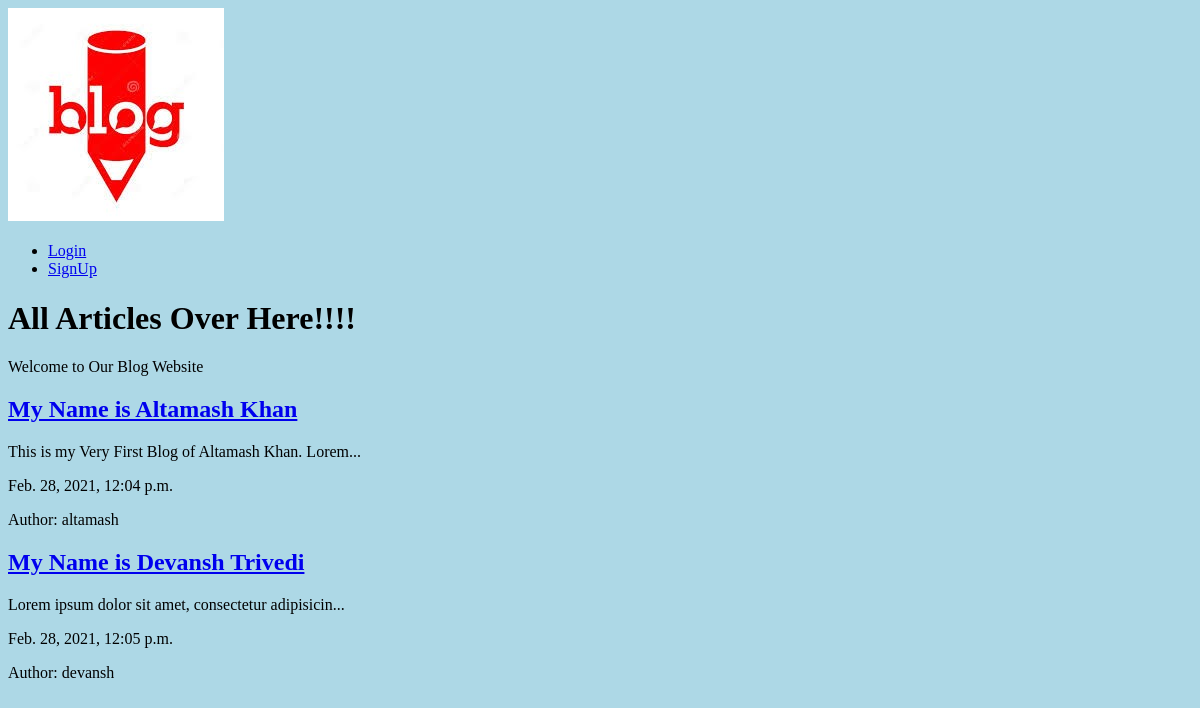
The page /articles/ on the database as committed earlier.
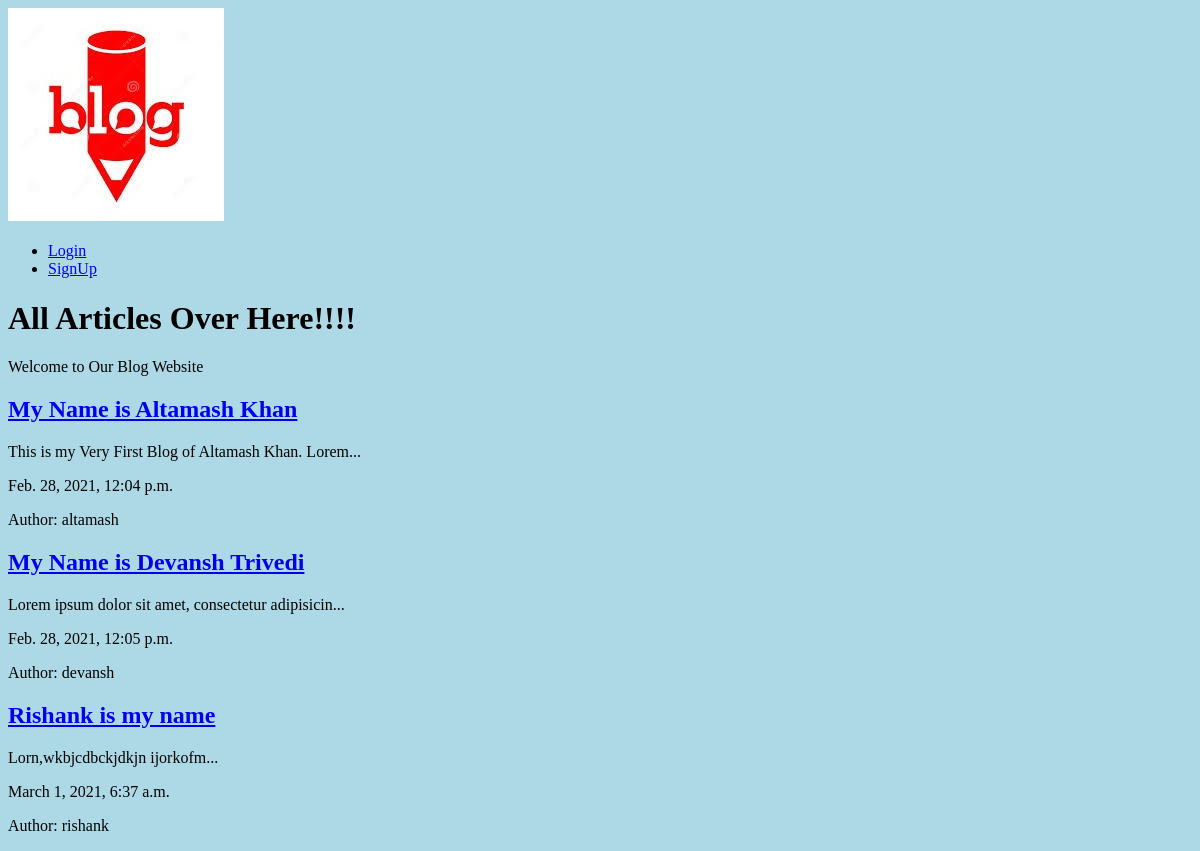
The same page on the database as committed later.
### articles/models.py (models this page shows, shortened)
class Article(models.Model):
    title = models.CharField(max_length=100)
    slug = models.SlugField()
    body = models.TextField()
    date = models.DateTimeField(auto_now_add=True)
    thumb = models.ImageField(default='default.png',blank=True)
    author = models.ForeignKey(User, default=None, on_delete=models.CASCADE)
    def snippet(self):
        return self.body[:50] + '...'

### articles/views.py (the view)
# urls.py: path('',views.article_list, name="list"),
def article_list(request):
    articles = Article.objects.all().order_by('date')
    return render(request, "articles/article_list.html", {'articles':articles})

### articles/templates/articles/article_list.html
{% extends 'base_layout.html' %}
{% block body%}
        <h1>All Articles Over Here!!!!</h1>
        <p>Welcome to Our Blog Website</p>
        <div class="articles">
            {% for article in articles %}
                <div class="article">
                    <h2><a href="{% url 'articles:detail' slug=article.slug %}">{{article.title}}</a></h2>
                    <p>{{article.snippet}}</p>
                    <p>{{article.date}}</p>
                    <p>Author: {{article.author}}</p>
                </div>
            {% endfor%}
        </div>
{% endblock%}

### templates/base_layout.html (shortened to what this page needs)
{% load static %}
<html>
    <head>
        <link rel="stylesheet" href="{% static 'style.css' %}">
    </head>
    <body>
        <div class="wrapper">
            <h1><a href="{% url 'home' %}"><img src="{% static 'logo2.jpg'%}"></a></h1>
            <nav>
                <ul>
                    {% if user.is_authenticated %}
                        <li>
                            <form class="logout-link" action="{% url 'accounts:logout' %}" method="POST">
                                {% csrf_token%}
                                <button type="submit">LogOut</button>
                            </form>
                        </li>
                        <li><a href="{% url 'articles:create' %}" class="highlight">Create Article</a></li>
                    {% else %}
                        <li><a href="{% url 'accounts:login'%}">Login</a></li>
                        <li><a href="{% url 'accounts:signup'%}">SignUp</a></li>
                    {% endif %}
                </ul>
            </nav>
            {% block body %}
            {% endblock%}
        </div>
    </body>
</html>

### assets/style.css (style rules this page uses)
body { background-color: lightblue; }

Rows that differ between the two databases and show on the page:
added Article: title "Rishank is my name", snippet "Lorn,wkbjcdbckjdkjn ijorkofm...", date "March 1, 2021, 6:37 a.m.", author "rishank"
